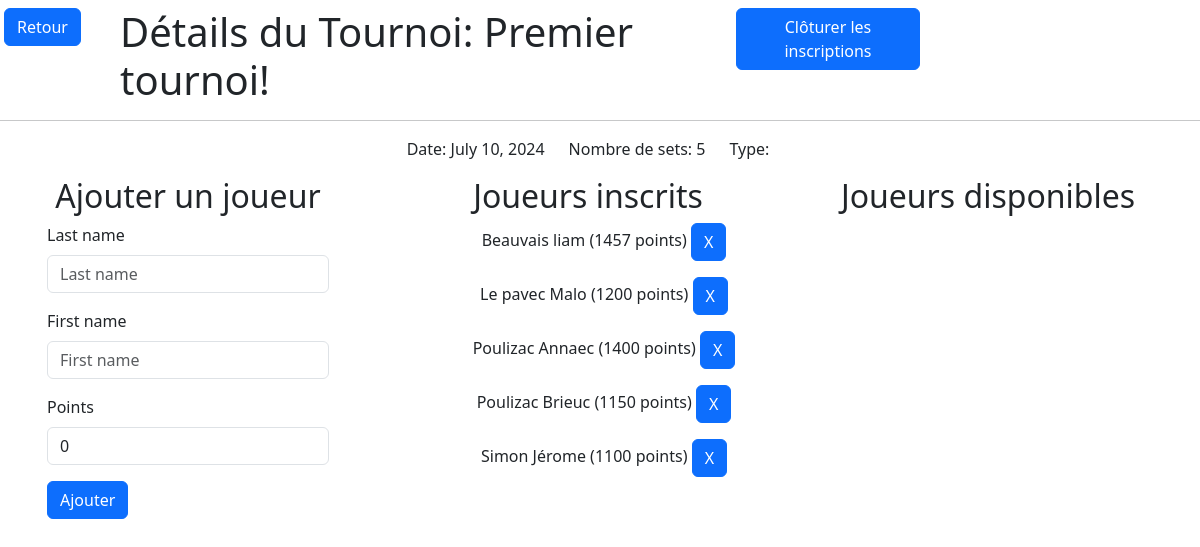
Page /6/ on the earlier database version.
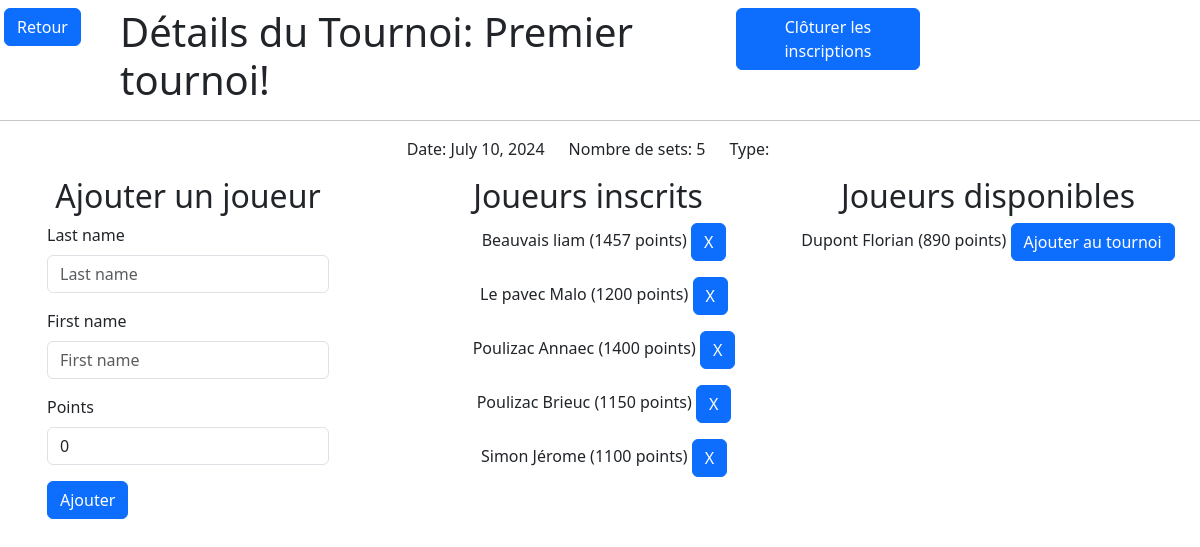
Same page on the later database version.
### player/models.py (models this page shows)
class Player(models.Model):
    first_name = models.CharField(max_length=50)
    last_name = models.CharField(max_length=50)
    points = models.IntegerField(default=0)
    tournaments = models.ManyToManyField(Tournament, related_name='players')

### tournament/views.py (the view, shortened to what this page needs)
# urls.py: path('<int:pk>/', TournamentDetailView.as_view(), name='tournament_detail'),
class TournamentDetailView(DetailView):
    model = Tournament
    template_name = "tournament/tournament_detail.html"
    context_object_name = 'tournament'
    def get_available_players(self):
            if self.object.category == "C":
                return Player.objects.exclude(tournaments=self.object).exclude(points=0)
            else:
                return Player.objects.exclude(tournaments=self.object)
    def get_context_data(self, **kwargs):
        context = super().get_context_data(**kwargs)
        context['players'] = self.object.players.order_by('last_name').all()
        context['form'] = PlayerForm()
        available_players = self.get_available_players()
        context['available_players'] = available_players
        return context

### tournament/views.py
class PlayerForm(forms.ModelForm):
    class Meta:
        model = Player
        fields = ['last_name', 'first_name', 'points']

### templates/tournament/tournament_detail.html (shortened to what this page needs)
{% extends "base/base.html" %}
{% load bootstrap5 %}
{% block content %}
    <div class="row">
        <div class="row">
            <div class="col-1 mx-2 p-2">
                <a class="btn btn-primary" href="{% url 'tournaments' %}">Retour</a>
            </div>
            <div class="col-6 p-2 mx-2">
                <h1>Détails du Tournoi: {{ tournament.name }}</h1>
            </div>
            {% if tournament.step_set %}
            <div class="col-2 p-2 mx-2">
            {% if tournament.step_set|length == 0 %}
                <a class="btn btn-primary" href="{% url 'create_first_step' tournament.pk %}">Clôturer les inscriptions</a>
            {% else %}
                <a class="btn btn-primary" href="{% url 'steps' tournament.pk %}">Accéder aux poules</a>
            {% endif %}
                </div>
            {% endif %}
        </div>
        <hr>
        <div class="row d-flex justify-content-center">
            <p style="width: fit-content">Date: {{ tournament.date }}</p>
            <p style="width: fit-content">Nombre de sets: {{ tournament.set_number }}</p>
            <p style="width: fit-content">Type: {{ tournament.get_type_display }}</p>
        </div>
        <div class="row d-flex justify-content-around">
            <div class="col">
                <h2 class="text-center">Ajouter un joueur</h2>
                <form class="w-75 mx-auto" method="post">
                    {% bootstrap_form form %}
                    {% buttons %}
                        <button type="submit" class="btn btn-primary">Ajouter</button>
                    {% endbuttons %}
                </form>
            </div>
            <div class="col">
                <h2 class="text-center">Joueurs inscrits</h2>
                <ul class="mx-auto">
                    {% for player in players %}
                        <div class="mb-2">
                            <p class="text-center">{{ player.last_name }} {{ player.first_name }} ({{ player.points }}
                                points)
                                <a class="btn btn-primary"
                                   href="{% url 'delete_player_from_tournament' tournament.pk player.pk %}">
                                    X
                                </a>
                            </p>
                        </div>
                    {% endfor %}
                </ul>
            </div>
            <div class="col">
                <h2 class="text-center">Joueurs disponibles</h2>
                {% for player in available_players %}
                    <div class="mb-2">
                        <p class="text-center">{{ player.last_name }} {{ player.first_name }} ({{ player.points }}
                            points)
                            <a class="btn btn-primary"
                               href="{% url 'add_player_to_tournament' tournament.pk player.pk %}">
                                Ajouter au tournoi
                            </a>
                        </p>
                    </div>
                {% endfor %}
            </div>
        </div>
    </div>
{% endblock %}

Differences in the rows shown:
added Player: last_name "Dupont", first_name "Florian", points "890", shown under "Joueurs disponibles"
